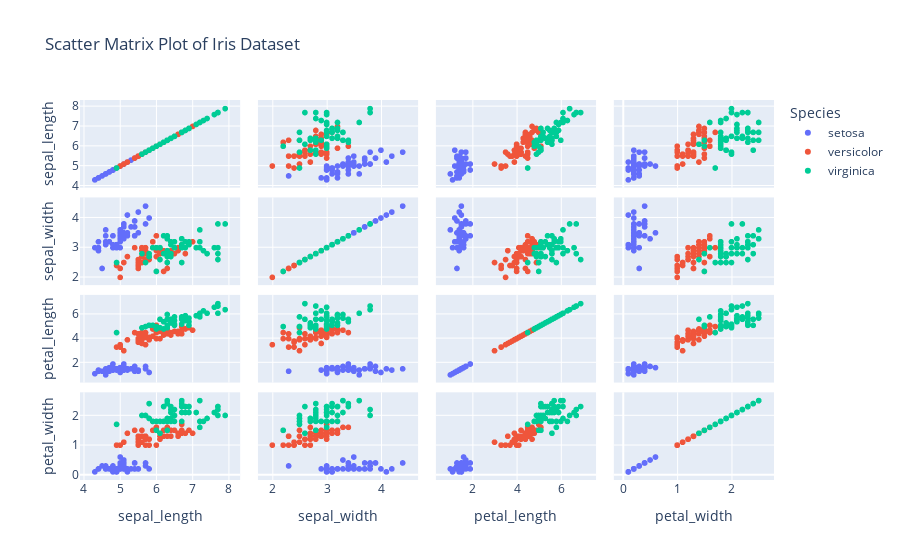

Notebook source saved alongside this figure:
### Code cell
'''Q5. What is Distplot? Using Plotly express, plot a distplot.'''

import plotly.express as px

# Load the iris dataset
iris = px.data.iris()

# Create a scatter matrix plot
fig = px.scatter_matrix(iris, 
                        dimensions=['sepal_length', 'sepal_width', 'petal_length', 'petal_width'],
                        color='species',
                        title='Scatter Matrix Plot of Iris Dataset',
                        labels={'species': 'Species'})

# Show the plot
fig.show()

### Figure 1 — Plotly figure (JSON) as saved in the notebook; plotly's stock layout.template omitted (floating-point values rounded to 4 significant figures)
{"data": [{"dimensions": [{"axis": {"matches": true}, "label": "sepal_length", "values": [5.1, 4.9, 4.7, 4.6, 5, 5.4, 4.6, 5, 4.4, 4.9, 5.4, 4.8, 4.8, 4.3, 5.8, 5.7, 5.4, 5.1, 5.7, 5.1, 5.4, 5.1, 4.6, 5.1, 4.8, 5, 5, 5.2, 5.2, 4.7, 4.8, 5.4, 5.2, 5.5, 4.9, 5, 5.5, 4.9, 4.4, 5.1, 5, 4.5, 4.4, 5, 5.1, 4.8, 5.1, 4.6, 5.3, 5]}, {"axis": {"matches": true}, "label": "sepal_width", "values": [3.5, 3, 3.2, 3.1, 3.6, 3.9, 3.4, 3.4, 2.9, 3.1, 3.7, 3.4, 3, 3, 4, 4.4, 3.9, 3.5, 3.8, 3.8, 3.4, 3.7, 3.6, 3.3, 3.4, 3, 3.4, 3.5, 3.4, 3.2, 3.1, 3.4, 4.1, 4.2, 3.1, 3.2, 3.5, 3.1, 3, 3.4, 3.5, 2.3, 3.2, 3.5, 3.8, 3, 3.8, 3.2, 3.7, 3.3]}, {"axis": {"matches": true}, "label": "petal_length", "values": [1.4, 1.4, 1.3, 1.5, 1.4, 1.7, 1.4, 1.5, 1.4, 1.5, 1.5, 1.6, 1.4, 1.1, 1.2, 1.5, 1.3, 1.4, 1.7, 1.5, 1.7, 1.5, 1, 1.7, 1.9, 1.6, 1.6, 1.5, 1.4, 1.6, 1.6, 1.5, 1.5, 1.4, 1.5, 1.2, 1.3, 1.5, 1.3, 1.5, 1.3, 1.3, 1.3, 1.6, 1.9, 1.4, 1.6, 1.4, 1.5, 1.4]}, {"axis": {"matches": true}, "label": "petal_width", "values": [0.2, 0.2, 0.2, 0.2, 0.2, 0.4, 0.3, 0.2, 0.2, 0.1, 0.2, 0.2, 0.1, 0.1, 0.2, 0.4, 0.4, 0.3, 0.3, 0.3, 0.2, 0.4, 0.2, 0.5, 0.2, 0.2, 0.4, 0.2, 0.2, 0.2, 0.2, 0.4, 0.1, 0.2, 0.1, 0.2, 0.2, 0.1, 0.2, 0.2, 0.3, 0.3, 0.2, 0.6, 0.4, 0.3, 0.2, 0.2, 0.2, 0.2]}], "hovertemplate": "Species=setosa<br>%{xaxis.title.text}=%{x}<br>%{yaxis.title.text}=%{y}<extra></extra>", "legendgroup": "setosa", "marker": {"color": "#636efa", "symbol": "circle"}, "name": "setosa", "showlegend": true, "type": "splom"}, {"dimensions": [{"axis": {"matches": true}, "label": "sepal_length", "values": [7, 6.4, 6.9, 5.5, 6.5, 5.7, 6.3, 4.9, 6.6, 5.2, 5, 5.9, 6, 6.1, 5.6, 6.7, 5.6, 5.8, 6.2, 5.6, 5.9, 6.1, 6.3, 6.1, 6.4, 6.6, 6.8, 6.7, 6, 5.7, 5.5, 5.5, 5.8, 6, 5.4, 6, 6.7, 6.3, 5.6, 5.5, 5.5, 6.1, 5.8, 5, 5.6, 5.7, 5.7, 6.2, 5.1, 5.7]}, {"axis": {"matches": true}, "label": "sepal_width", "values": [3.2, 3.2, 3.1, 2.3, 2.8, 2.8, 3.3, 2.4, 2.9, 2.7, 2, 3, 2.2, 2.9, 2.9, 3.1, 3, 2.7, 2.2, 2.5, 3.2, 2.8, 2.5, 2.8, 2.9, 3, 2.8, 3, 2.9, 2.6, 2.4, 2.4, 2.7, 2.7, 3, 3.4, 3.1, 2.3, 3, 2.5, 2.6, 3, 2.6, 2.3, 2.7, 3, 2.9, 2.9, 2.5, 2.8]}, {"axis": {"matches": true}, "label": "petal_length", "values": [4.7, 4.5, 4.9, 4, 4.6, 4.5, 4.7, 3.3, 4.6, 3.9, 3.5, 4.2, 4, 4.7, 3.6, 4.4, 4.5, 4.1, 4.5, 3.9, 4.8, 4, 4.9, 4.7, 4.3, 4.4, 4.8, 5, 4.5, 3.5, 3.8, 3.7, 3.9, 5.1, 4.5, 4.5, 4.7, 4.4, 4.1, 4, 4.4, 4.6, 4, 3.3, 4.2, 4.2, 4.2, 4.3, 3, 4.1]}, {"axis": {"matches": true}, "label": "petal_width", "values": [1.4, 1.5, 1.5, 1.3, 1.5, 1.3, 1.6, 1, 1.3, 1.4, 1, 1.5, 1, 1.4, 1.3, 1.4, 1.5, 1, 1.5, 1.1, 1.8, 1.3, 1.5, 1.2, 1.3, 1.4, 1.4, 1.7, 1.5, 1, 1.1, 1, 1.2, 1.6, 1.5, 1.6, 1.5, 1.3, 1.3, 1.3, 1.2, 1.4, 1.2, 1, 1.3, 1.2, 1.3, 1.3, 1.1, 1.3]}], "hovertemplate": "Species=versicolor<br>%{xaxis.title.text}=%{x}<br>%{yaxis.title.text}=%{y}<extra></extra>", "legendgroup": "versicolor", "marker": {"color": "#EF553B", "symbol": "circle"}, "name": "versicolor", "showlegend": true, "type": "splom"}, {"dimensions": [{"axis": {"matches": true}, "label": "sepal_length", "values": [6.3, 5.8, 7.1, 6.3, 6.5, 7.6, 4.9, 7.3, 6.7, 7.2, 6.5, 6.4, 6.8, 5.7, 5.8, 6.4, 6.5, 7.7, 7.7, 6, 6.9, 5.6, 7.7, 6.3, 6.7, 7.2, 6.2, 6.1, 6.4, 7.2, 7.4, 7.9, 6.4, 6.3, 6.1, 7.7, 6.3, 6.4, 6, 6.9, 6.7, 6.9, 5.8, 6.8, 6.7, 6.7, 6.3, 6.5, 6.2, 5.9]}, {"axis": {"matches": true}, "label": "sepal_width", "values": [3.3, 2.7, 3, 2.9, 3, 3, 2.5, 2.9, 2.5, 3.6, 3.2, 2.7, 3, 2.5, 2.8, 3.2, 3, 3.8, 2.6, 2.2, 3.2, 2.8, 2.8, 2.7, 3.3, 3.2, 2.8, 3, 2.8, 3, 2.8, 3.8, 2.8, 2.8, 2.6, 3, 3.4, 3.1, 3, 3.1, 3.1, 3.1, 2.7, 3.2, 3.3, 3, 2.5, 3, 3.4, 3]}, {"axis": {"matches": true}, "label": "petal_length", "values": [6, 5.1, 5.9, 5.6, 5.8, 6.6, 4.5, 6.3, 5.8, 6.1, 5.1, 5.3, 5.5, 5, 5.1, 5.3, 5.5, 6.7, 6.9, 5, 5.7, 4.9, 6.7, 4.9, 5.7, 6, 4.8, 4.9, 5.6, 5.8, 6.1, 6.4, 5.6, 5.1, 5.6, 6.1, 5.6, 5.5, 4.8, 5.4, 5.6, 5.1, 5.1, 5.9, 5.7, 5.2, 5, 5.2, 5.4, 5.1]}, {"axis": {"matches": true}, "label": "petal_width", "values": [2.5, 1.9, 2.1, 1.8, 2.2, 2.1, 1.7, 1.8, 1.8, 2.5, 2, 1.9, 2.1, 2, 2.4, 2.3, 1.8, 2.2, 2.3, 1.5, 2.3, 2, 2, 1.8, 2.1, 1.8, 1.8, 1.8, 2.1, 1.6, 1.9, 2, 2.2, 1.5, 1.4, 2.3, 2.4, 1.8, 1.8, 2.1, 2.4, 2.3, 1.9, 2.3, 2.5, 2.3, 1.9, 2, 2.3, 1.8]}], "hovertemplate": "Species=virginica<br>%{xaxis.title.text}=%{x}<br>%{yaxis.title.text}=%{y}<extra></extra>", "legendgroup": "virginica", "marker": {"color": "#00cc96", "symbol": "circle"}, "name": "virginica", "showlegend": true, "type": "splom"}], "layout": {"dragmode": "select", "legend": {"title": {"text": "Species"}, "tracegroupgap": 0}, "title": {"text": "Scatter Matrix Plot of Iris Dataset"}}}
